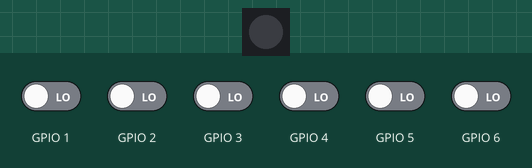
Recording of a program running on a simulated ESP32-S3. Shown: 1 RGB LEDs in strip order, left to right. The inputs (shaded band) are chosen by the test bench; at power-on: GPIO 1–6 LOW. Dim RGB values are drawn brighter than linear.

Above: at 1.2 s.
1.3 s: GPIO 1 driven HIGH
At 1.8 s:
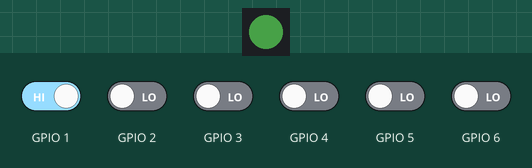
2.8 s: GPIO 2 driven HIGH
At 3.2 s:
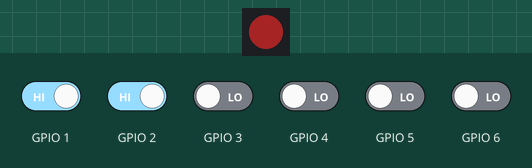
4.3 s: GPIO 3 driven HIGH
At 5.5 s:
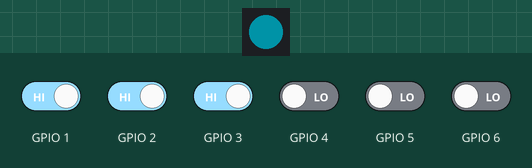
5.8 s: GPIO 4 driven HIGH
At 6.5 s:
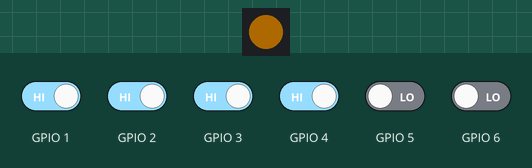
7.3 s: GPIO 5 driven HIGH
At 7.9 s:
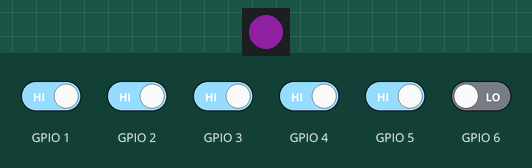
8.8 s: GPIO 6 driven HIGH
At 9.3 s:
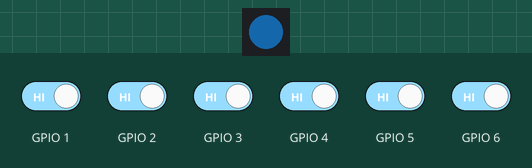
Timing chart, 0 to 11.3 s (numbered marks = the images above; inputs shaded):
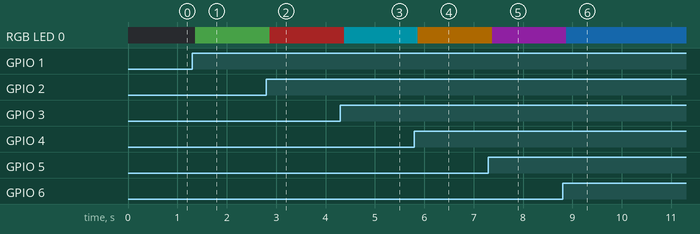

Measured:
- after the input at 1.3 s, RGB LED 0: off → RGB(15, 34, 15) after 0.06 s
- after the input at 2.8 s, RGB LED 0: RGB(15, 34, 15) → RGB(42, 9, 9) after 0.07 s
- after the input at 4.3 s, RGB LED 0: RGB(42, 9, 9) → RGB(0, 37, 42) after 0.08 s
- after the input at 5.8 s, RGB LED 0: RGB(0, 37, 42) → RGB(50, 30, 0) after 0.07 s
- after the input at 7.3 s, RGB LED 0: RGB(50, 30, 0) → RGB(31, 7, 35) after 0.07 s
- after the input at 8.8 s, RGB LED 0: RGB(31, 7, 35) → RGB(6, 29, 48) after 0.08 s

The program:

main.cpp
```cpp
#include <Adafruit_NeoPixel.h>
#include "esp_sleep.h"
#include <WiFi.h>
#include <esp_now.h>

// ===== CONFIGURATION =====
// Set to true to enable Serial debugging output
#define DEBUG_MODE false

// Set to true to enable WS2812 LED feedback
#define LED_MODE true

// Set to true to enable deep sleep mode for power saving
#define SLEEP_MODE true

// Hardware configuration
#define LED_PIN 21
#define NUM_LEDS 1

// Timing configurations (all in milliseconds)
#define DEBOUNCE_DELAY 50   // Button debounce time
#define UPDATE_INTERVAL 250 // ESP-NOW update interval when button is pressed
#define SLEEP_DELAY 5000    // Time before going to sleep after button release

// ESP-NOW receiver MAC address
const uint8_t RECEIVER_MAC[] = {0x3C, 0x71, 0xBF, 0x31, 0x5E, 0xF5};
//const uint8_t RECEIVER_MAC[] = {0xB4, 0xE6, 0x2D, 0x53, 0xAF, 0x58};

// ===== BUTTON CONFIGURATION =====
// Button metadata structure for better organization
typedef struct
{
  int pin;                        // GPIO pin number
  uint32_t color;                 // RGB color for this button
  const char *name;               // Movement name for debugging
  bool state;                     // Current state (pressed or not)
  bool lastState;                 // Previous state for change detection
  unsigned long lastDebounceTime; // Last time the button state changed
} ButtonConfig;

// Button definitions
ButtonConfig buttons[] = {
    {4, 0xFF9800, "ANTICLOCKWISE", false, false, 0}, // Button 1
    {2, 0xD32F2F, "DOWN", false, false, 0},          // Button 2
    {6, 0x2196F3, "OUT", false, false, 0},           // Button 3
    {1, 0x4CAF50, "CLOCKWISE", false, false, 0},     // Button 4
    {5, 0x9C27B0, "UP", false, false, 0},            // Button 5
    {3, 0x00BCD4, "IN", false, false, 0}             // Button 6
};

const int NUM_BUTTONS = sizeof(buttons) / sizeof(buttons[0]);

// ===== ESP-NOW MESSAGE STRUCTURE =====
typedef struct crane_message
{
  uint8_t buttonStates;  // Each bit represents a button state (bits 0-5)
  uint8_t rotationSpeed; // Speed for clockwise/anticlockwise (0-100%)
  uint8_t verticalSpeed; // Speed for up/down (0-100%)
  uint8_t extensionSpeed; // Speed for in/out (0-100%)
} crane_message;

// Motor speed configuration - maximum speed for each axis (0-100%)
#define MAX_ROTATION_SPEED 70  // Clockwise/Anticlockwise axis
#define MAX_VERTICAL_SPEED 100  // Up/Down axis
#define MAX_EXTENSION_SPEED 75 // In/Out axis

// Global variables
crane_message craneMsg;
Adafruit_NeoPixel strip(NUM_LEDS, LED_PIN, NEO_GRB + NEO_KHZ800);
unsigned long lastUpdateTime = 0;
unsigned long buttonReleaseTime = 0;
bool anyButtonPressed = false;
bool readyToSleep = true;

// ===== DEBUGGING MACROS =====
#if DEBUG_MODE
#define DEBUG_BEGIN(baud) Serial.begin(baud)
#define DEBUG_PRINT(x) Serial.print(x)
#define DEBUG_PRINTLN(x) Serial.println(x)
#define DEBUG_PRINTF(fmt, ...) Serial.printf(fmt, __VA_ARGS__)
#define DEBUG_FLUSH() Serial.flush()
#else
#define DEBUG_BEGIN(baud)
#define DEBUG_PRINT(x)
#define DEBUG_PRINTLN(x)
#define DEBUG_PRINTF(fmt, ...)
#define DEBUG_FLUSH()
#endif

// ===== ESP-NOW FUNCTIONS =====

// Callback when data is sent
void onDataSent(const uint8_t *mac_addr, esp_now_send_status_t status)
{
  DEBUG_PRINT("Send status: ");
  DEBUG_PRINTLN(status == ESP_NOW_SEND_SUCCESS ? "Success" : "Failed");
}

// Initialize ESP-NOW with multiple retry attempts
bool initESPNow()
{
  // Set device as a Wi-Fi Station
  WiFi.mode(WIFI_STA);
  WiFi.disconnect();

  // Initialize ESP-NOW
  if (esp_now_init() != ESP_OK)
  {
    DEBUG_PRINTLN("ESP-NOW init failed");
    return false;
  }

  // Register callback
  esp_now_register_send_cb(onDataSent);

  // Register peer
  esp_now_peer_info_t peerInfo = {};
  memcpy(peerInfo.peer_addr, RECEIVER_MAC, 6);
  peerInfo.channel = 0;
  peerInfo.encrypt = false;

  // Add peer
  if (esp_now_add_peer(&peerInfo) != ESP_OK)
  {
    DEBUG_PRINTLN("Failed to add peer");
    return false;
  }

  DEBUG_PRINTLN("ESP-NOW initialized successfully");
  return true;
}

// Pack button states and send via ESP-NOW
bool sendButtonStates()
{
  // Pack button states into a single byte
  craneMsg.buttonStates = 0;
  for (int i = 0; i < NUM_BUTTONS; i++)
  {
    if (buttons[i].state)
    {
      craneMsg.buttonStates |= (1 << i);
    }
  }

  // Set speeds based on button states
  // Check if clockwise or anticlockwise buttons are pressed (rotation axis)
  if (buttons[0].state || buttons[3].state) { // ANTICLOCKWISE or CLOCKWISE
    craneMsg.rotationSpeed = MAX_ROTATION_SPEED;
  } else {
    craneMsg.rotationSpeed = 0;
  }

  // Check if up or down buttons are pressed (vertical axis)
  if (buttons[1].state || buttons[4].state) { // DOWN or UP
    craneMsg.verticalSpeed = MAX_VERTICAL_SPEED;
  } else {
    craneMsg.verticalSpeed = 0;
  }

  // Check if in or out buttons are pressed (extension axis)
  if (buttons[2].state || buttons[5].state) { // OUT or IN
    craneMsg.extensionSpeed = MAX_EXTENSION_SPEED;
  } else {
    craneMsg.extensionSpeed = 0;
  }

  // Ensure WiFi is in the correct mode
  if (WiFi.getMode() != WIFI_STA)
  {
    DEBUG_PRINTLN("Fixing WiFi mode...");
    WiFi.mode(WIFI_STA);
    delay(10);
  }

  // Send message
  esp_err_t result = esp_now_send(RECEIVER_MAC, (uint8_t *)&craneMsg, sizeof(craneMsg));

  if (result != ESP_OK)
  {
    DEBUG_PRINT("ESP-NOW error: ");

    // Declare peerInfo outside the switch to avoid compiler errors
    esp_now_peer_info_t peerInfo = {};

    switch (result)
    {
    case ESP_ERR_ESPNOW_NOT_INIT:
      DEBUG_PRINTLN("Not initialized, reinitializing...");
      esp_now_deinit();
      delay(10);
      initESPNow();
      break;
    case ESP_ERR_ESPNOW_NOT_FOUND:
      DEBUG_PRINTLN("Peer not found, re-adding...");
      memcpy(peerInfo.peer_addr, RECEIVER_MAC, 6);
      peerInfo.channel = 0;
      peerInfo.encrypt = false;
      esp_now_add_peer(&peerInfo);
      break;
    default:
      DEBUG_PRINTF("Error code: %d\n", result);
    }

    return false;
  }

// Debug output for button states
#if DEBUG_MODE
  DEBUG_PRINTLN("\nButton states:");
  for (int i = 0; i < NUM_BUTTONS; i++)
  {
    DEBUG_PRINTF("  %s: %d\n", buttons[i].name, buttons[i].state ? 1 : 0);
  }
#endif

  return true;
}

// ===== LED CONTROL FUNCTIONS =====

// Initialize the LED
void setupLED()
{
#if LED_MODE
  strip.begin();
  strip.setBrightness(50);
  strip.setPixelColor(0, 0); // Off
  strip.show();
  DEBUG_PRINTLN("LED initialized");
#endif
}

// Set LED color based on active button
void updateLED(int activeButton)
{
#if LED_MODE
  if (activeButton >= 0 && activeButton < NUM_BUTTONS)
  {
    strip.setPixelColor(0, buttons[activeButton].color);
  }
  else
  {
    strip.setPixelColor(0, 0); // Off
  }
  strip.show();
#endif
}

// ===== POWER MANAGEMENT FUNCTIONS =====

// Configure deep sleep wake sources
void setupSleep()
{
#if SLEEP_MODE
  // Create wake-up mask for all button pins
  uint64_t mask = 0;
  for (int i = 0; i < NUM_BUTTONS; i++)
  {
    mask |= (1ULL << buttons[i].pin);
  }

  // Configure EXT1 wake sources (any high level will wake up)
  esp_sleep_enable_ext1_wakeup(mask, ESP_EXT1_WAKEUP_ANY_HIGH);
  DEBUG_PRINTLN("Sleep mode configured");
#endif
}

// Enter deep sleep mode
void goToSleep()
{
#if SLEEP_MODE
  DEBUG_PRINTLN("Entering deep sleep");
  DEBUG_FLUSH();

  // Turn off LED before sleep
  updateLED(-1);

  // Enter deep sleep
  esp_deep_sleep_start();
#else
  DEBUG_PRINTLN("Sleep mode disabled");
#endif
}

// Identify what caused the ESP32 to wake up
void checkWakeupCause()
{
  esp_sleep_wakeup_cause_t wakeup_reason = esp_sleep_get_wakeup_cause();

  switch (wakeup_reason)
  {
  case ESP_SLEEP_WAKEUP_EXT1:
  {
    uint64_t wakeup_pin_mask = esp_sleep_get_ext1_wakeup_status();
    DEBUG_PRINTLN("Wakeup caused by button press");

    // Identify which button woke up the device
    for (int i = 0; i < NUM_BUTTONS; i++)
    {
      if (wakeup_pin_mask & (1ULL << buttons[i].pin))
      {
        DEBUG_PRINTF("  Wake button: %s (GPIO %d)\n", buttons[i].name, buttons[i].pin);
        updateLED(i);
        break;
      }
    }
    break;
  }
  case ESP_SLEEP_WAKEUP_TIMER:
    DEBUG_PRINTLN("Wakeup caused by timer");
    break;
  default:
    DEBUG_PRINTF("Wakeup not caused by deep sleep: %d\n", wakeup_reason);
    break;
  }
}

// ===== BUTTON HANDLING FUNCTIONS =====

// Initialize button pins
void setupButtons()
{
  for (int i = 0; i < NUM_BUTTONS; i++)
  {
    pinMode(buttons[i].pin, INPUT);
    DEBUG_PRINTF("Button %s on GPIO %d initialized\n", buttons[i].name, buttons[i].pin);
  }
}

// Read and process button states with debouncing
void handleButtons()
{
  bool stateChanged = false;
  int activeButton = -1;
  anyButtonPressed = false;

  // Check each button
  for (int i = 0; i < NUM_BUTTONS; i++)
  {
    // Read current state
    int reading = digitalRead(buttons[i].pin);

    // If state changed, reset debounce timer
    if (reading != buttons[i].lastState)
    {
      buttons[i].lastDebounceTime = millis();
    }

    // If debounce period passed, update actual state
    if ((millis() - buttons[i].lastDebounceTime) > DEBOUNCE_DELAY)
    {
      // If button state has changed
      if (reading != buttons[i].state)
      {
        buttons[i].state = reading;
        stateChanged = true;

        if (buttons[i].state)
        { // Button pressed
          DEBUG_PRINTF("Button %s pressed\n", buttons[i].name);
          activeButton = i;
          anyButtonPressed = true;
          readyToSleep = false;
        }
      }
    }

    // Track if any button is currently pressed
    if (buttons[i].state)
    {
      anyButtonPressed = true;
    }

    // Save current reading for next iteration
    buttons[i].lastState = reading;
  }

  // Handle button state change
  if (stateChanged)
  {
    updateLED(activeButton);
    sendButtonStates();
  }

  // Handle button release
  static bool prevAnyButtonPressed = false;
  if (!anyButtonPressed && prevAnyButtonPressed)
  {
    buttonReleaseTime = millis();
    readyToSleep = true;
    updateLED(-1);      // Turn off LED
    sendButtonStates(); // Send final button states before sleep
    DEBUG_PRINTLN("All buttons released");
  }
  prevAnyButtonPressed = anyButtonPressed;

  // Send periodic updates when buttons are pressed
  if (anyButtonPressed && (millis() - lastUpdateTime > UPDATE_INTERVAL))
  {
    sendButtonStates();
    lastUpdateTime = millis();
  }

  // Check if it's time to sleep
  if (readyToSleep && (millis() - buttonReleaseTime > SLEEP_DELAY))
  {
    goToSleep();
  }
}

// ===== MAIN FUNCTIONS =====

void setup()
{
  // Initialize serial for debugging
  DEBUG_BEGIN(115200);
#if DEBUG_MODE
  delay(50); // Much shorter delay for Serial initialization
#endif
  DEBUG_PRINTLN("\nESP32 Button Controller Starting");

  // Initialize components
  setupLED();
  setupButtons();
  setupSleep();

  // Check wake reason
  checkWakeupCause();

  // Initialize ESP-NOW with retries
  bool espNowInitialized = false;
  for (int retry = 0; retry < 3 && !espNowInitialized; retry++)
  {
    DEBUG_PRINTF("ESP-NOW init attempt %d/3\n", retry + 1);
    espNowInitialized = initESPNow();
    if (!espNowInitialized)
    {
      delay(500);
    }
  }

  // Send initial message
  if (espNowInitialized)
  {
    craneMsg.buttonStates = 0; // All buttons released
    sendButtonStates();
  }
  else
  {
    DEBUG_PRINTLN("WARNING: ESP-NOW initialization failed!");
  }

  DEBUG_PRINTLN("Setup complete");
}

void loop()
{
  // Handle button presses and releases
  handleButtons();

  // Small delay to prevent busy-waiting
  delay(20); // Reduced from 100ms for more responsive feel
}
```
